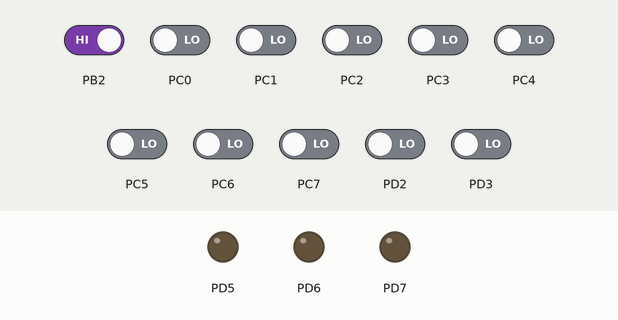
Simulated run of this program. Board: ATmega32, built with avr-gcc and emulated at 1 MHz. Parts: output pins drawn as LEDs (lit = HIGH). Inputs (shaded band) come from the test bench; at power-on: PB2 HIGH, PC0–7, PD2, PD3 LOW.

Above: at 2.8 s.
2.9 s: PB2 driven LOW
At 3.7 s:
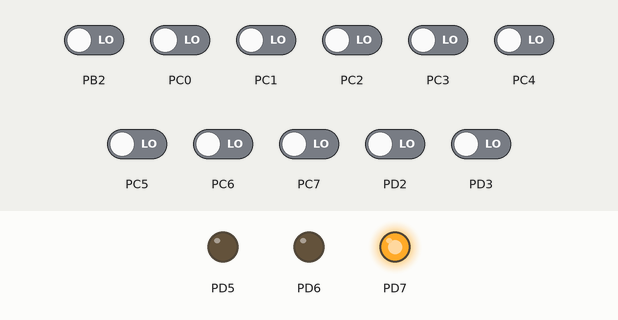
5.5 s: PD2 driven HIGH
At 5.9 s:
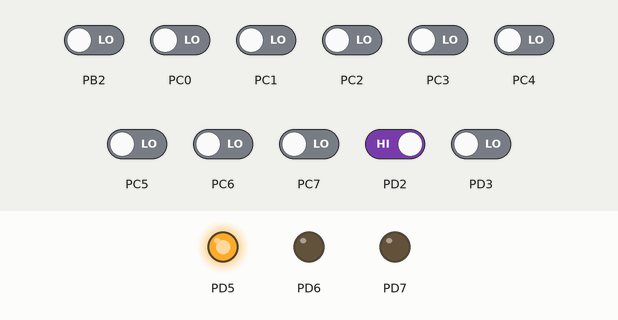
8.5 s: PD3 driven HIGH
At 9.4 s:
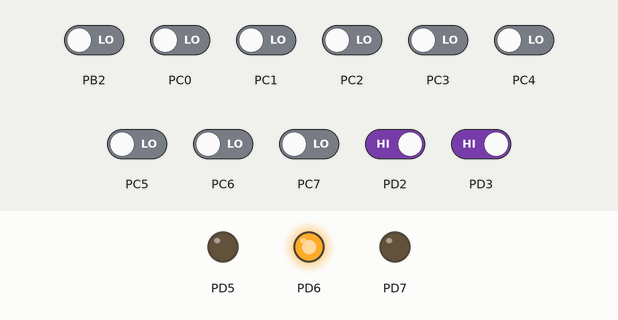
Timing chart, 0 to 11.5 s (numbered marks = the images above; inputs shaded):
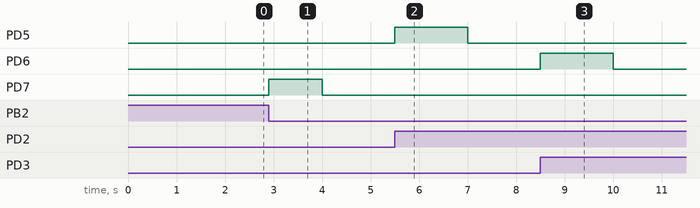

Measured:
- after the input at 2.9 s, PD7: LOW → HIGH at once, → LOW 1.1 s later
- after the input at 5.5 s, PD5: LOW → HIGH at once, → LOW 1.5 s later
- after the input at 8.5 s, PD6: LOW → HIGH at once, → LOW 1.5 s later

The program:

main.c
```c
/*
 * led_interrupt.c
 *
 * Created: 8/12/2024 10:45:41 PM
 * Author : Hazem Shaaban Bakry
 * as part of learn in depth course work
 */

#define F_CPU 1000000ul								// Crucial for the delay function
#include <avr/io.h>
#include <avr/interrupt.h>
#include <util/delay.h>


// registers
#define PORTD_r		(*(unsigned long *) 0x32)		// controls the state of pins in port D
#define PORTB_r		(*(unsigned long *) 0x38)		// controls the state of pins in port B

#define DDRD_r		(*(unsigned long *) 0x31)		// controls the direction of pins in port D
#define DDRB_r		(*(unsigned long *) 0x37)		// controls the direction of pins in port B

#define GICR_r		(*(unsigned long *) 0x5B)		// controls individual interrupt status
#define MCUCR_r		(*(unsigned long *) 0x55)		// interrupt 0, 1 sense control
#define MCUCSR_r	(*(unsigned long *) 0x54)		// Interrupt Sense Control 2

void init_func()
{

	DDRD_r = 0b111 << 5;				// turns on bits 5, 6, 7 in the register, causing corresponding pins to be directed as output

	MCUCR_r |= 0b1101;					// sets interrupt 0 to detect all logical changes, and interrupt 1 to detect rising edge
	MCUCSR_r &= ~(1 << 6);				// sets interrupt 2 to detect falling edge
	GICR_r |= 0b111 << 5;				// turn on individual interrupts
	sei();								// turns on global interrupt mask


}

// interrupt 0 function vector
ISR(INT0_vect)
{
	PORTD_r |= 1 << 5;	// turn on pin 5 port D
	_delay_ms(1000);
}

// interrupt 1 function vector
ISR(INT1_vect)
{
	PORTD_r |= 1 << 6;	// turn on pin 6 port D
	_delay_ms(1000);
}

// interrupt 2 function vector
ISR(INT2_vect)
{
	PORTD_r |= 1 << 7;	// turn on pin 7 port D
	_delay_ms(1000);
}

int main(void)
{
    init_func();
    while (1)
    {
		PORTD_r &= ~(0xFF);	// turn off all pins in port D
		_delay_ms(1000);
    }
}
```
